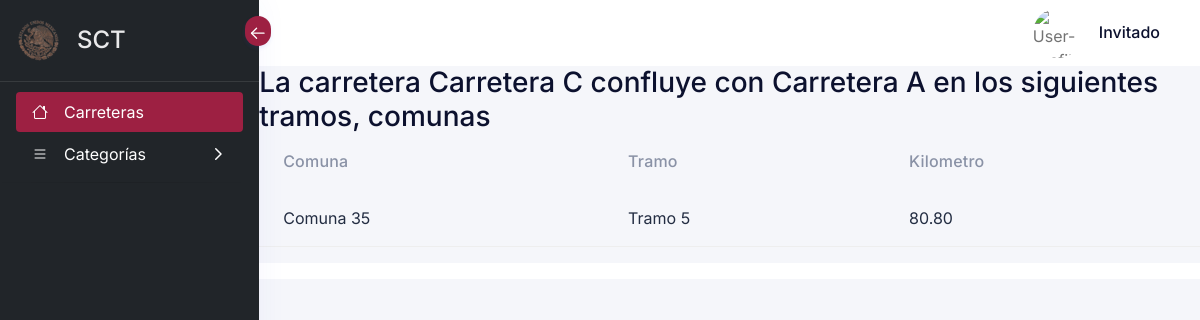
Page /?view=confluye&opt=confluye&Carretera=Carretera C on the committed database.
### tables this page shows
CREATE TABLE carreteras (
    id_Carretera INT AUTO_INCREMENT PRIMARY KEY,
    Nombre VARCHAR(255) NOT NULL,
    Kilometros DECIMAL(10, 2) NOT NULL,
    Categoria_id INT NOT NULL,
    Carretera_Anterior INT,
    Carretera_Posterior INT,
    status int default 1,
    FOREIGN KEY (Categoria_id) REFERENCES categorias(id_Categoria),
    FOREIGN KEY (Carretera_Anterior) REFERENCES carreteras(id_Carretera),
    FOREIGN KEY (Carretera_Posterior) REFERENCES carreteras(id_Carretera)
);

CREATE TABLE comunas (
    id_Comuna INT AUTO_INCREMENT PRIMARY KEY,
    Nombre VARCHAR(255) NOT NULL,
    Kilometros DECIMAL(10, 2) NOT NULL,
    Pos_Inicio DECIMAL(10, 2) NOT NULL,
    Pos_Final DECIMAL(10, 2) NOT NULL,
    Tramo_id INT,
    Comuna_Anterior INT,
    Comuna_Posterior INT,
    status int default 1,
    FOREIGN KEY (Tramo_id) REFERENCES tramos(id_Tramo),
    FOREIGN KEY (Comuna_Anterior) REFERENCES comunas(id_Comuna),
    FOREIGN KEY (Comuna_Posterior) REFERENCES comunas(id_Comuna)
);

CREATE TABLE tramos (
    id_Tramo INT AUTO_INCREMENT PRIMARY KEY,
    Nombre VARCHAR(255) NOT NULL,
    Pos_Inicio DECIMAL(10, 2) NOT NULL,
    Pos_Final DECIMAL(10, 2) NOT NULL,
    Tramo_Anterior INT,
    Tramo_Posterior INT,
    Kilometros DECIMAL(10, 2) NOT NULL,
    Carretera_id INT,
    status int default 1,
    FOREIGN KEY (Tramo_Anterior) REFERENCES tramos(id_Tramo),
    FOREIGN KEY (Tramo_Posterior) REFERENCES tramos(id_Tramo),
    FOREIGN KEY (Carretera_id) REFERENCES carreteras(id_Carretera)
);

### core/controller/Model.php (called while the page is built, shortened)
<?php
class Model {
	public static function exists($modelname){
		$fullpath = self::getFullpath($modelname);
		$found=false;
		if(file_exists($fullpath)){
			$found = true;
		}
		return $found;
	}
	public static function getFullpath($modelname){
		return "core/app/model/".$modelname.".php";
	}
	public static function one($query,$aclass){
		$found = null;
		$data = new $aclass;
		while($r = $query->fetch_array()){
			$cnt=1;
			foreach ($r as $key => $v) {
				if($cnt>0 && $cnt%2==0){
					$data->$key = $v;
				}
				$cnt++;
			}
			$found = $data;
			break;
		}
		return $found;
	}
}
?>

### core/controller/Executor.php (called while the page is built, shortened)
<?php
class Executor {
	public static function doit($sql){
		$con = Database::getCon();
		return array($con->query($sql),$con->insert_id);
	}
}
?>

### core/app/model/CarreterasData.php (called while the page is built, shortened)
<?php
class CarreterasData extends Extra{
	public static function getByNombre($nombre){
		$sql = "select * from carreteras where status=1 and Nombre='$nombre'";
		$query = Executor::doit($sql);
		return Model::one($query[0],new CarreterasData());
	}
	public static function getByPosterior($posterior){
		$sql = "select * from carreteras where status=1 and id_Carretera='$posterior'";
		$query = Executor::doit($sql);
		return Model::one($query[0],new CarreterasData());
	}
}
?>

### core/controller/Layout.php (called while the page is built)
<?php
class Module {
	public static function loadLayout(){
		include "core/app/layouts/layout.php";
	}
}
?>

### core/controller/Lb.php (called while the page is built, shortened)
<?php
class Lb {
	public function start(){
		include "core/app/init.php";
	}
}
?>

### index.php (called while the page is built, shortened)
<?php
$lb = new Lb();
$lb->start();
?>

### core/app/model/TramoData.php (called while the page is built, shortened)
<?php
class TramoData extends Extra{
	public static function getLastTramo($id_carretera){
		$sql = "select t.id_Tramo as id_Tramo, t.Nombre as Nombre
		FROM tramos t
		INNER JOIN carreteras c ON t.Carretera_id = c.id_Carretera
		WHERE c.id_Carretera = '$id_carretera' and t.status=1
		ORDER BY t.Pos_Final DESC
		LIMIT 1;";
		$query = Executor::doit($sql);
		return Model::one($query[0],new TramoData());
	}
}
?>

### core/app/model/ComunaData.php (called while the page is built, shortened)
<?php
class ComunaData extends Extra{
	public static function getLastComuna($id_tramo){
		$sql = "select c.id_Comuna as id_Comuna, c.Nombre as Nombre
		FROM comunas c
		INNER JOIN tramos t ON c.Tramo_id = t.id_Tramo
		WHERE t.id_tramo = '$id_tramo' and c.status=1
		ORDER BY c.Pos_Final DESC
		LIMIT 1;";
		$query = Executor::doit($sql);
		return Model::one($query[0],new ComunaData());
	}
}
?>

### core/app/view/confluye-view.php (the view)
<?php
    if(isset($_GET["opt"]) && $_GET["opt"] == "confluye"){
			$Carretera = CarreterasData::getByNombre($_GET['Carretera']);
            if($Carretera->Carretera_Posterior){
                $Carretera_Posterior = $Carretera->Carretera_Posterior;
                $Carretera_Posterior = CarreterasData::getByPosterior($Carretera_Posterior);
                $Posterior_existencia = true;
            }
            else{
                $Carretera_Posterior = false;
                $Posterior_existencia = false;
            }
            if($Carretera_Posterior){
            $Tramo = TramoData::getLastTramo($Carretera->id_Carretera);
            } else {
                $Tramo = false;
            }
            if($Tramo){
                $comuna = ComunaData::getLastComuna($Tramo->id_Tramo);
            } else {
            $comuna = false;
            }
			$found = false;
			if($Carretera!=null){
					$found=true;
			}
if($found && $Posterior_existencia){
?>
<p class="h3">La carretera <?php echo $Carretera->Nombre?> confluye con <?php echo $Carretera_Posterior->Nombre?> en los siguientes tramos, comunas</p>
<div class="bd-example table-responsive">
        <table class="table table-striped">
            <thead>
            <tr>
                <th scope="col">Comuna</th>
                <th scope="col">Tramo</th>
                <th scope="col">Kilometro</th>
            </tr>
            </thead>
            <tbody>
            <tr>
                <td><?php try {
                        echo $comuna ? $comuna->Nombre : '';
                    } catch (Exception $e) {
                        echo 'Error al acceder a la propiedad Nombre de $comuna.';
                    } ?></td>
                <td><?php try {
                        echo $Tramo ? $Tramo->Nombre : '';
                    } catch (Exception $e) {
                        echo 'Error al acceder a la propiedad Nombre de $Tramo.';
                    } ?></td>
                <td><?php try {
                        echo $Carretera ? $Carretera->Kilometros : '';
                    } catch (Exception $e) {
                        echo 'Error al acceder a la propiedad Nombre de $Carretera.';
                    } ?></td>
            </tr>
            </tbody>
        </table>
</div>
<?php
    } elseif($found && $Posterior_existencia==null){
?>
<p class="h3">La carretera <?php echo $Carretera->Nombre?> no confluye con otra carretera y concluye en el Kilometro <?php  echo $Carretera->Kilometros?></p>
<?php
    }
}
?>

### rows in the picture
carreteras: Nombre "Carretera C", Kilometros "80.80"
carreteras: Nombre "Carretera A"
comunas: Nombre "Comuna 35"
tramos: Nombre "Tramo 5"
